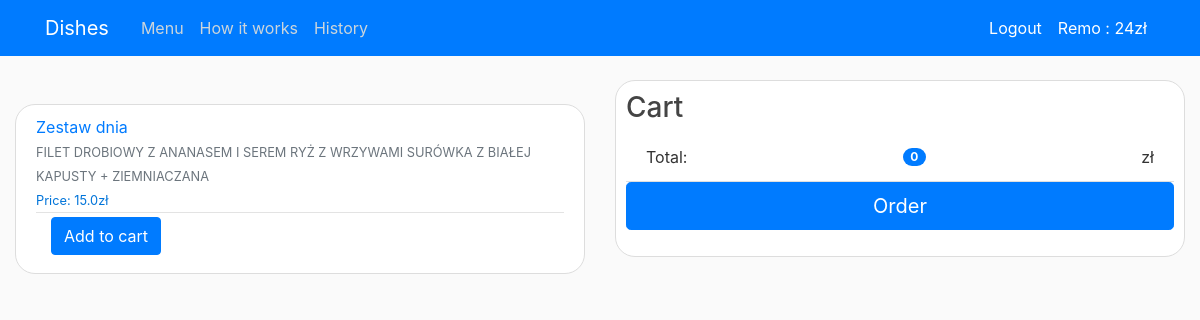
The app's page /open_dish/6/ (signed in), older data.
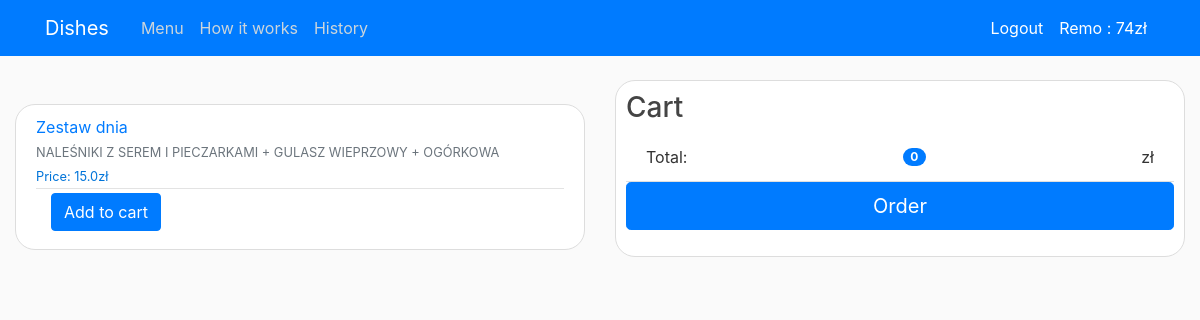
The same page, newer data.
### users/models.py (models this page shows, shortened)
class Profile(models.Model):
    user = models.OneToOneField(User, on_delete=models.CASCADE)
    money = models.FloatField(default=0)

### shop/models.py (models this page shows, shortened)
class Dish(models.Model):
    name = models.CharField(max_length=100)
    ingredient = models.CharField(max_length=250, blank=True)
    price = models.FloatField()
    dish_type = models.CharField(max_length=20)
    dish_addon = models.BooleanField(default=True)

### shop/views.py (the view)
# urls.py: path('open_dish/<int:dish>/', open_dish, name='shop-open-dish'),
def open_dish(request, dish):
    today = datetime.today()
    type = Dish.objects.get(id=dish).dish_type
    dishO = Dish.objects.filter(id=dish)
    if type == 'special':
        if today.weekday()<5:
            for dish in dishO:
                if dish.dish_type == 'special':
                    if dish.name == 'Zestaw dnia':
                        dish_day = WeekDish.objects.get(name='Danie dnia', day=today.weekday())
                        soup_day = WeekDish.objects.get(name='Zupa dnia', day=today.weekday())
                        dish.ingredient = dish_day.ingredient + ' + ' + soup_day.ingredient
                    elif dish.name == 'Zestaw dnia FIT':
                        dish_day = WeekDish.objects.get(name='Danie dnia FIT', day=today.weekday())
                        soup_day = WeekDish.objects.get(name='Zupa dnia FIT', day=today.weekday())
                        dish.ingredient = dish_day.ingredient + ' + ' + soup_day.ingredient
                    try:
                        weekdish = WeekDish.objects.get(name=dish.name, day=today.weekday())
                        dish.ingredient = weekdish.ingredient
                    except:
                        pass
        else:
            for dish in dishO:
                if dish.dish_type == 'special':
                    dish.ingredient = 'Weekend'
    context = {
        'dish': dishO,
        'addon': AddOn.objects.filter(addon_type=type),
        'open': True,
        'time': datetime.now(),
        'hoursStart': startTime,
        'hoursEnd': endTime,
    }
    try:
        values = countTotalPrice(request.user)
        context.update({'cart': values["items_in_cart"], 'sum_price': values["total_price"]})
        money = Profile.objects.get(user=request.user).money
        context.update({'money': money})
    except:
        pass
    return render(request, 'shop/home.html', context)

### shop/views.py (called while the page is built)
def countTotalPrice(user):
    items_in_cart = Cart.objects.filter(user=user)
    total_price = 0
    for item in items_in_cart:
        composition_price = item.composition.dish.price + item.composition.addon.price
        total_price += composition_price * item.quantity
    value_to_return ={
        'total_price': total_price,
        'items_in_cart': items_in_cart
    }
    return value_to_return

### shop/templates/shop/home.html (shortened to what this page needs)
{% extends 'shop/base.html' %}
{% block content %}
<br>
{% for menu in dish %}
    <article class="media content-section">
        <div class="media-body">
            <div class="article-metadata">
                <a class="mr-2" href="{% url 'shop-open-dish' menu.id %}">{{ menu.name }}</a><br>
                <small class="text-muted">{{ menu.ingredient }}</small><br>
                <small class="article-content" style='color:#0074d9'>Price: {{ menu.price }}zł</small>
            </div>
            {% if user.is_authenticated %}
                {% if open %}
                    <div class="input-group mb-2">
                        <div class="container-fluid">
                            <form action="{% url 'shop-add-cart' menu.id %}">
                                <input type="submit" value="Add to cart" class="btn btn-primary">
                        </form>
                       </div>
                    </div>
                {% endif %}
            {% endif %}
        </div>
    </article>
{% endfor %}
{% endblock content %}

### shop/templates/shop/base.html (shortened to what this page needs)
{% load static %}
{% load django_template_maths %}
<!DOCTYPE html>
<html>
<head>
    <link rel="stylesheet" href="https://stackpath.bootstrapcdn.com/bootstrap/4.5.2/css/bootstrap.min.css">
    <link rel="stylesheet" type="text/css" href="{% static 'shop/main.css' %}">
</head>
<body>
    <header class="site-header">
        <nav class="navbar navbar-expand-md navbar-dark bg-primary fixed-top">
            <div class="container">
                <a class="navbar-brand mr-4">Dishes</a>
                <div class="collapse navbar-collapse" id="navbarToggle">
                    <div class="navbar-nav mr-auto">
                        <a class="nav-item nav-link" href="{% url 'shop-home' %}">Menu</a>
                        <a class="nav-item nav-link" href="{% url 'shop-about' %}">How it works</a>
                        {% if user.is_authenticated %}
                            <a class="nav-item nav-link" href="{% url 'shop-history' %}">History</a>
                        {% endif %}
                    </div>
                     <div class="navbar-nav">
                        {% if user.is_authenticated %}
                            <a class="nav-item nav-link" style="color: #ffffff" href="{% url 'logout' %}">Logout</a>
                            <a class="nav-item nav-link" style="color: #ffffff" href="{% url 'profile' %}">{{ user.username }} : {{money|floatformat}}zł</a>
                        {% else %}
                            <a class="nav-item nav-link" style="color: #ffffff" href="{% url 'login' %}">Login</a>
                            <a class="nav-item nav-link" style="color: #ffffff" href="{% url 'register' %}">Register</a>
                        {% endif %}
                    </div>
                </div>
            </div>
        </nav>
    </header>
   <main role="main" class="container-fluid">
        {% if summary %}
            {% block summary %}
            {% endblock summary %}
        {% else %}
            <div class="row">
                <div class="col-md-6">
                    {% block content %}{% endblock %}
                </div>
                {% if hoursStart < time.time and hoursEnd > time.time %}
                    <div class="col-md-6">
                        {% if user.is_authenticated %}
                            {% if not profile_view%}
                                <div class="content-section-sticky">
                                    <h3>Cart</h3>
                                        <ul class="list-group list-group-flush">
                                            <li class="list-group-item d-flex justify-content-between align-items-center">Total:
                                                <span class="badge badge-primary badge-pill">{{sum_price}}</span> zł
                                            </li>
                                            <div class="text-center">
                                                <a class="btn btn-primary btn-lg btn-block" href="{% url 'shop-order-summary' %}"> Order </a>
                                            </div>
                                        </ul>
                                </div>
                            {% endif %}
                        {% endif %}
                    </div>
                {% endif %}
            </div>
        {% endif %}
    </main>
</body>
</html>

### shop/static/shop/main.css (style rules this page uses)
body { background: #fafafa; color: #333333; margin-top: 5rem; }
h1, h2, h3, h4, h5, h6 { color: #444444; }
ul { margin: 0; }
.site-header .navbar-nav .nav-link { color: #cbd5db; }
.content-section { background: #ffffff; padding: 10px 20px; border: 1px solid #dddddd; border-radius: 20px; margin-bottom: 20px; }
.content-section-sticky { background: #ffffff; padding: 10px 10px; border: 1px solid #dddddd; border-radius: 20px; margin-bottom:0; position: -webkit-sticky; position: sticky; top: 60px; }
.container-fluid { border-radius:20px; }
.article-content { white-space: pre-line; }
.article-metadata { padding-bottom: 1px; margin-bottom: 4px; border-bottom: 1px solid #e3e3e3 }

Row changes from the older to the newer data that the page shows:
changed Profile: money "24" → "74"
computed for Dish "Zestaw dnia": ingredient "FILET DROBIOWY Z ANANASEM I SEREM RYŻ Z WRZYWAMI SURÓWKA Z BIAŁEJ KAPUSTY + ZIEMNIACZANA" → "NALEŚNIKI Z SEREM I PIECZARKAMI + GULASZ WIEPRZOWY + OGÓRKOWA"
